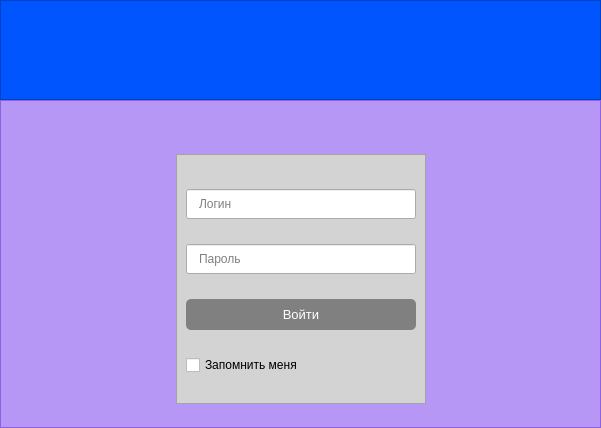
<?xml version="1.0" encoding="UTF-8"?>
<ui version="4.0">
 <class>MainWindow</class>
 <widget class="QMainWindow" name="MainWindow">
  <property name="geometry">
   <rect>
    <x>0</x>
    <y>0</y>
    <width>601</width>
    <height>428</height>
   </rect>
  </property>
  <property name="windowTitle">
   <string>Авторизация</string>
  </property>
  <widget class="QWidget" name="centralwidget">
   <property name="styleSheet">
    <string notr="true">font: 10pt &quot;Segoe UI&quot;;</string>
   </property>
   <layout class="QGridLayout" name="gridLayout_2">
    <property name="leftMargin">
     <number>0</number>
    </property>
    <property name="topMargin">
     <number>0</number>
    </property>
    <property name="rightMargin">
     <number>0</number>
    </property>
    <property name="bottomMargin">
     <number>0</number>
    </property>
    <property name="spacing">
     <number>0</number>
    </property>
    <item row="0" column="0">
     <layout class="QVBoxLayout" name="verticalLayout_2">
      <property name="spacing">
       <number>0</number>
      </property>
      <item>
       <widget class="QFrame" name="header">
        <property name="minimumSize">
         <size>
          <width>0</width>
          <height>100</height>
         </size>
        </property>
        <property name="maximumSize">
         <size>
          <width>16777215</width>
          <height>100</height>
         </size>
        </property>
        <property name="styleSheet">
         <string notr="true">background-color: rgb(0, 85, 255);</string>
        </property>
        <property name="frameShape">
         <enum>QFrame::StyledPanel</enum>
        </property>
        <property name="frameShadow">
         <enum>QFrame::Raised</enum>
        </property>
       </widget>
      </item>
      <item>
       <widget class="QFrame" name="base">
        <property name="styleSheet">
         <string notr="true">QFrame{
	background-color: rgba(95, 15, 255,100);
}</string>
        </property>
        <property name="frameShape">
         <enum>QFrame::StyledPanel</enum>
        </property>
        <property name="frameShadow">
         <enum>QFrame::Raised</enum>
        </property>
        <layout class="QGridLayout" name="gridLayout">
         <property name="leftMargin">
          <number>0</number>
         </property>
         <property name="topMargin">
          <number>0</number>
         </property>
         <property name="rightMargin">
          <number>0</number>
         </property>
         <property name="bottomMargin">
          <number>0</number>
         </property>
         <property name="spacing">
          <number>0</number>
         </property>
         <item row="0" column="0">
          <layout class="QHBoxLayout" name="horizontalLayout">
           <item>
            <spacer name="horizontalSpacer">
             <property name="orientation">
              <enum>Qt::Horizontal</enum>
             </property>
             <property name="sizeHint" stdset="0">
              <size>
               <width>40</width>
               <height>20</height>
              </size>
             </property>
            </spacer>
           </item>
           <item>
            <widget class="QFrame" name="form_2">
             <property name="minimumSize">
              <size>
               <width>250</width>
               <height>250</height>
              </size>
             </property>
             <property name="maximumSize">
              <size>
               <width>250</width>
               <height>220</height>
              </size>
             </property>
             <property name="styleSheet">
              <string notr="true">QFrame{
	
	background-color: lightgrey;
}

QLineEdit{
	padding:0 10 0 10;
}</string>
             </property>
             <property name="frameShape">
              <enum>QFrame::StyledPanel</enum>
             </property>
             <property name="frameShadow">
              <enum>QFrame::Raised</enum>
             </property>
             <layout class="QVBoxLayout" name="verticalLayout">
              <property name="spacing">
               <number>0</number>
              </property>
              <property name="bottomMargin">
               <number>0</number>
              </property>
              <item>
               <widget class="QLineEdit" name="login_3">
                <property name="minimumSize">
                 <size>
                  <width>205</width>
                  <height>30</height>
                 </size>
                </property>
                <property name="maximumSize">
                 <size>
                  <width>16777215</width>
                  <height>30</height>
                 </size>
                </property>
                <property name="maxLength">
                 <number>30</number>
                </property>
                <property name="frame">
                 <bool>true</bool>
                </property>
                <property name="echoMode">
                 <enum>QLineEdit::Normal</enum>
                </property>
                <property name="placeholderText">
                 <string>Логин</string>
                </property>
                <property name="clearButtonEnabled">
                 <bool>true</bool>
                </property>
               </widget>
              </item>
              <item>
               <widget class="QLineEdit" name="password_3">
                <property name="minimumSize">
                 <size>
                  <width>205</width>
                  <height>30</height>
                 </size>
                </property>
                <property name="maximumSize">
                 <size>
                  <width>16777215</width>
                  <height>30</height>
                 </size>
                </property>
                <property name="maxLength">
                 <number>30</number>
                </property>
                <property name="frame">
                 <bool>true</bool>
                </property>
                <property name="echoMode">
                 <enum>QLineEdit::Password</enum>
                </property>
                <property name="placeholderText">
                 <string>Пароль</string>
                </property>
                <property name="clearButtonEnabled">
                 <bool>true</bool>
                </property>
               </widget>
              </item>
              <item>
               <widget class="QPushButton" name="pushButton">
                <property name="minimumSize">
                 <size>
                  <width>205</width>
                  <height>30</height>
                 </size>
                </property>
                <property name="maximumSize">
                 <size>
                  <width>16777215</width>
                  <height>31</height>
                 </size>
                </property>
                <property name="font">
                 <font>
                  <family>Segoe UI</family>
                  <pointsize>10</pointsize>
                 </font>
                </property>
                <property name="styleSheet">
                 <string notr="true">QPushButton {
	background-color:grey;
	border-radius:5px;
	color:rgb(255, 255, 255);
}

QPushButton:hover {
	border: 2px solid rgb(247, 247, 247);
}

QPushButton:pressed {
	background-color: rgb(88, 88, 88);
}



</string>
                </property>
                <property name="text">
                 <string>Войти</string>
                </property>
               </widget>
              </item>
              <item>
               <widget class="QCheckBox" name="checkBox">
                <property name="text">
                 <string>Запомнить меня</string>
                </property>
               </widget>
              </item>
             </layout>
            </widget>
           </item>
           <item>
            <spacer name="horizontalSpacer_2">
             <property name="orientation">
              <enum>Qt::Horizontal</enum>
             </property>
             <property name="sizeHint" stdset="0">
              <size>
               <width>40</width>
               <height>20</height>
              </size>
             </property>
            </spacer>
           </item>
          </layout>
         </item>
        </layout>
       </widget>
      </item>
     </layout>
    </item>
   </layout>
  </widget>
 </widget>
 <resources/>
 <connections/>
</ui>
